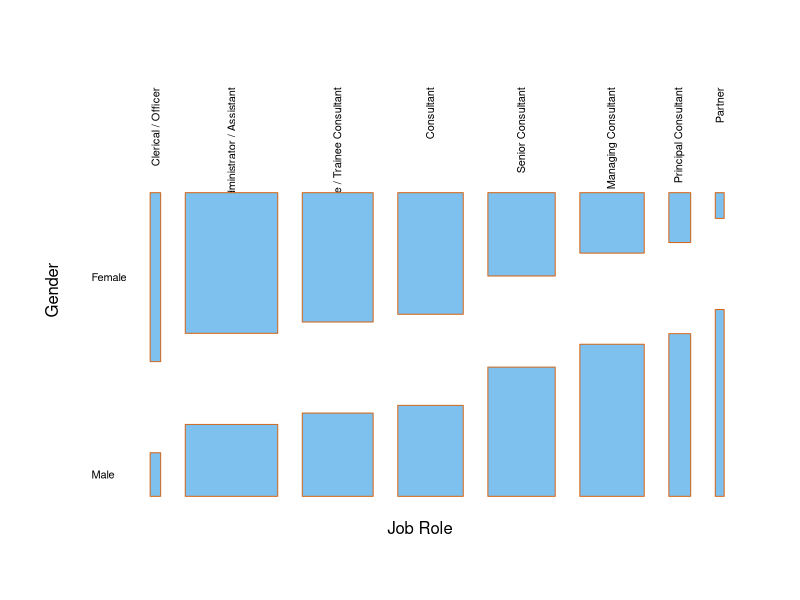

This figure's R source:

library(ggplot2)
setwd("/Users/Teresa/Documents/R/Gender Job Role")
emp.data <- read.csv("diversity.csv", 
                        header = T, sep=",",
                        stringsAsFactors = F)
# Create a summary table
emp.table <- table(emp.data)

colnames(emp.table) <- c("Clerical / Officer","Administrator / Assistant",
                         "Graduate / Trainee Consultant","Consultant",
                         "Senior Consultant","Managing Consultant",
                         "Principal Consultant","Partner")
rownames(emp.table) <- c("Female","Male")

# explore 
mosaicplot(emp.table, main=" ", xlab = "Job Role", ylab = "Gender", las = 2,
           color="skyblue2", border = "chocolate", off = 30, dir = c("h","v"),
           sort = c(2,1))

# use chi square to verify the association between gender and job grade
chisq.test(emp.table)
